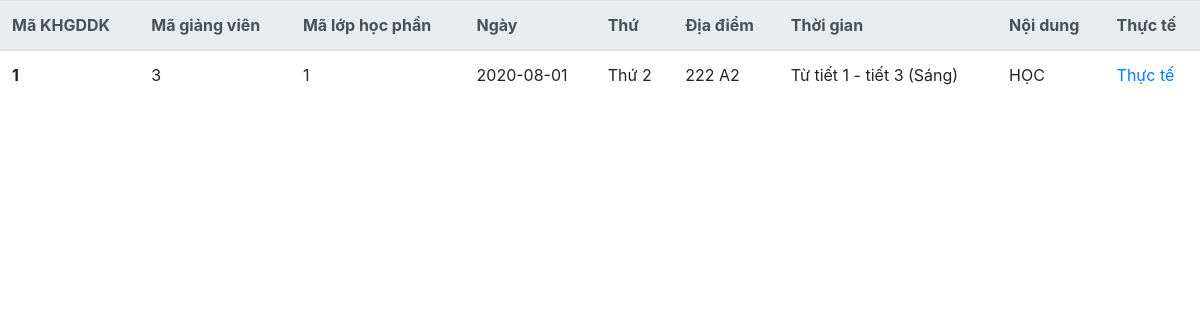
Screenshot of /lecturers/info_teachingplan.php with the database file from the repository.
### tables this page shows
CREATE TABLE `kehoachgiangday` (
  `MAKHGD` varchar(50) NOT NULL,
  `MAGIANGVIEN` int(11) NOT NULL,
  `MALOPHOCPHAN` varchar(10) NOT NULL,
  `NGAY` date NOT NULL,
  `THU` varchar(10) NOT NULL,
  `DIADIEM` varchar(255) NOT NULL,
  `THOIGIAN` varchar(255) NOT NULL,
  `NOIDUNG` varchar(255) NOT NULL
);

### lecturers/info_teachingplan.php (the view, shortened to what this page needs)
<?php require_once("../includes/config.php");?>
<?php
	$sql = "SELECT MAKHGD, MAGIANGVIEN, MALOPHOCPHAN, NGAY, THU, DIADIEM, THOIGIAN, NOIDUNG
	        FROM kehoachgiangday";
	$query = mysqli_query($conn,$sql);
?>
<!DOCTYPE html>
	<html>
		<head>
			<link rel="stylesheet" href="https://stackpath.bootstrapcdn.com/bootstrap/4.4.1/css/bootstrap.min.css">
		</head>
		<body>
	        <table class="table">
			  <thead class="thead-light">
			    <tr>
			      <th scope="col">Mã KHGDDK</th>
			      <th scope="col">Mã giảng viên</th>
			      <th scope="col">Mã lớp học phần</th>
			      <th scope="col">Ngày</th>
			      <th scope="col">Thứ</th>
			      <th scope="col">Địa điểm</th>
			      <th scope="col">Thời gian</th>
			      <th scope="col">Nội dung</th>
			      <th scope="col">Thực tế</th>
			    </tr>
			  </thead>
			  <tbody>
			  	<?php
		            while ( $data = mysqli_fetch_array($query)) {
				       $MAKHGD = $data['MAKHGD'];
	            ?>
			    <tr>
			      <th scope="row"><?php echo $data['MAKHGD']; ?></th>
			      <td><?php echo $data['MAGIANGVIEN']; ?></td>
			      <td><?php echo $data['MALOPHOCPHAN']; ?></td>
			      <td><?php echo $data['NGAY']; ?></td>
			      <td><?php echo $data['THU']; ?></td>
			      <td><?php echo $data['DIADIEM']; ?></td>
			      <td><?php echo $data['THOIGIAN']; ?></td>
			      <td><?php echo $data['NOIDUNG']; ?></td>
			      <td><a href="edit_teachingschedule.php?id_tt=<?php echo $MAKHGD;?>">Thực tế</a></td>
			    </tr>
			    <?php } ?>
			  </tbody>
			</table>
	    </body>
	</html>

### rows the page displays
kehoachgiangday: MAKHGD "1", MAGIANGVIEN "3", MALOPHOCPHAN "1", NGAY "2020-08-01", THU "Thứ 2", DIADIEM "222 A2", THOIGIAN "Từ tiết 1 - tiết 3 (Sáng)", NOIDUNG "HỌC"
